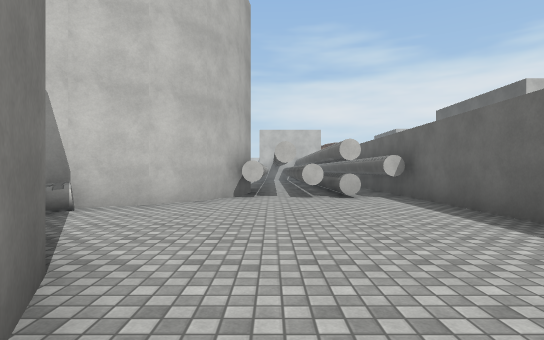
[1] (above)

20 first-person views from a walk through a 3-D level made in the Unity game engine. The camera is 1.3 m above the floor, looks level and sees 80° across. The floor is counted in squares, 2 m on a side. Each view is taken from the middle of a square. On the plan, view 1 faces up. The plan holds only what a view shows up to about 10 squares ahead; the rest is blank. The place goes on beyond the plan. The player character is not drawn. Some surface patterns are stand-ins.

[2]
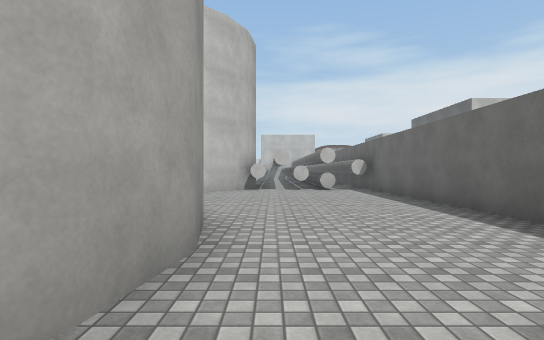

[3]
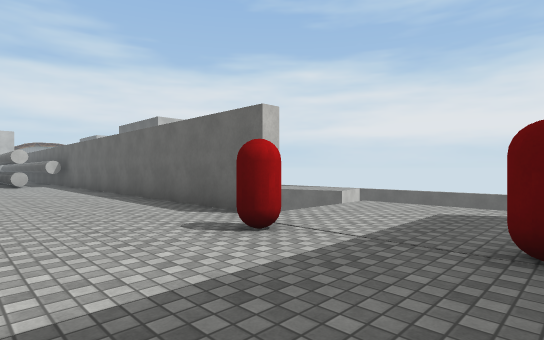

[4]
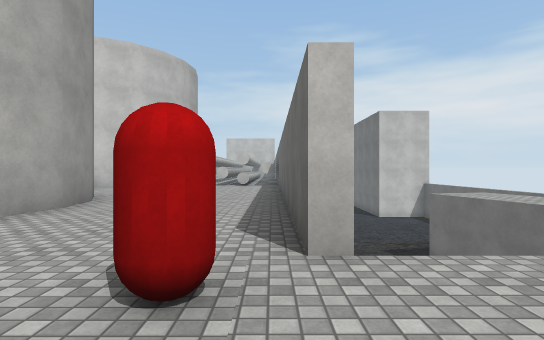

[5]
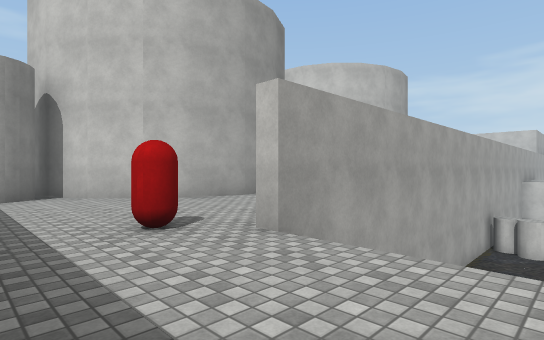

[6]
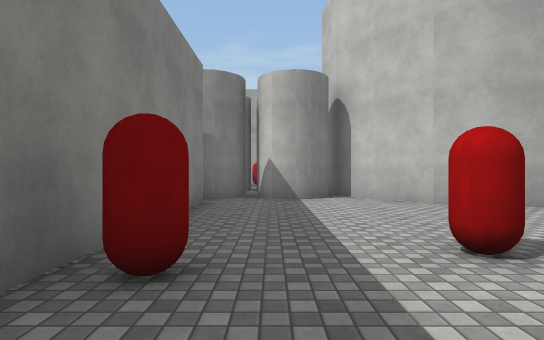

[7]
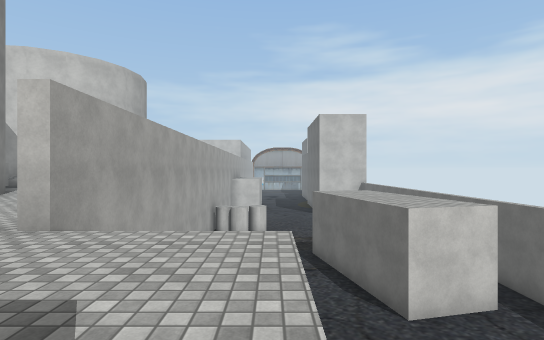

[8]
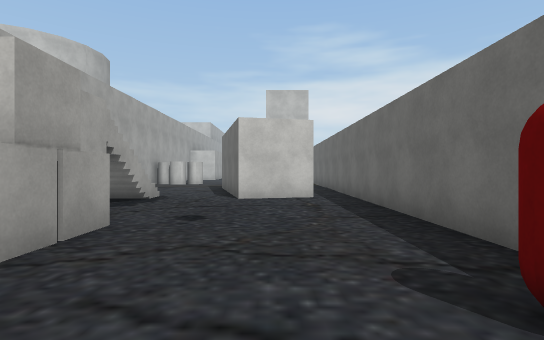

[9]
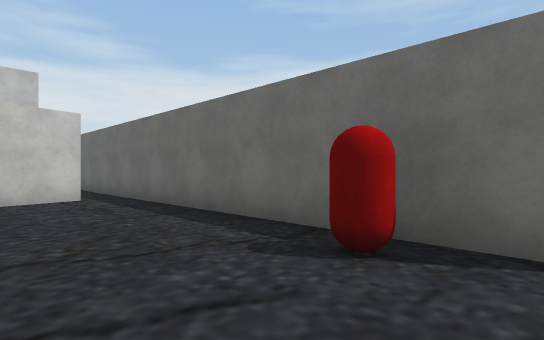

[10]
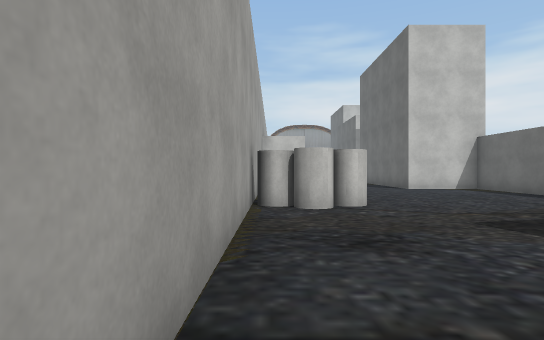

[11]
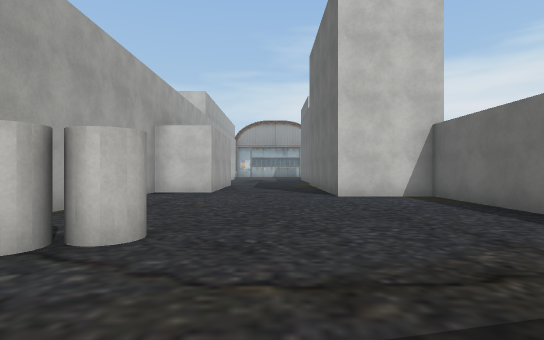

[12]
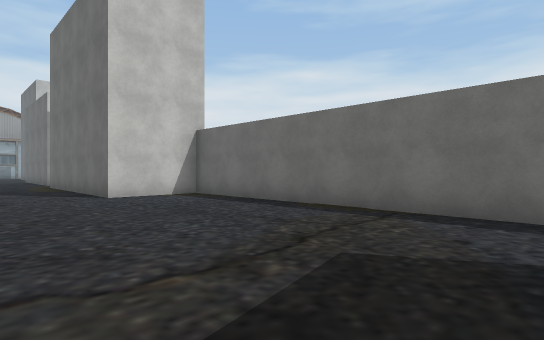

[13]
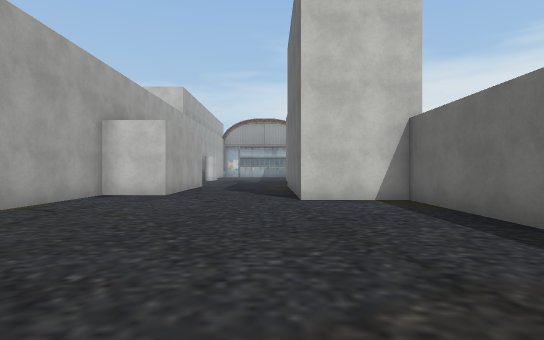

[14]
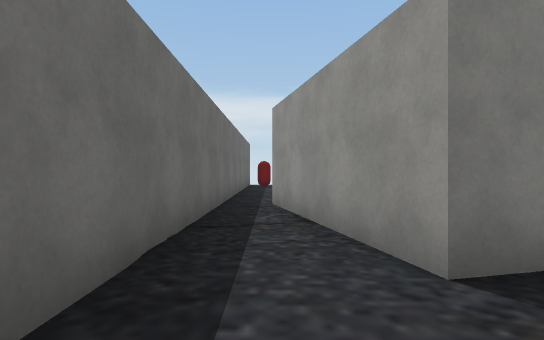

[15]
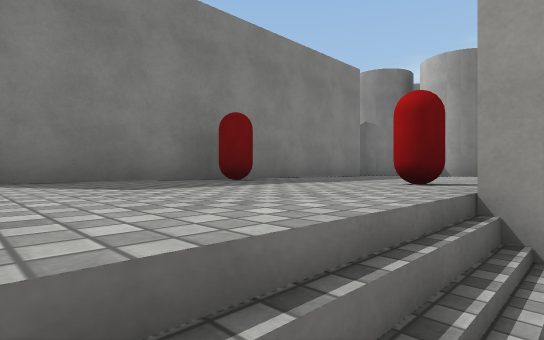

[16]
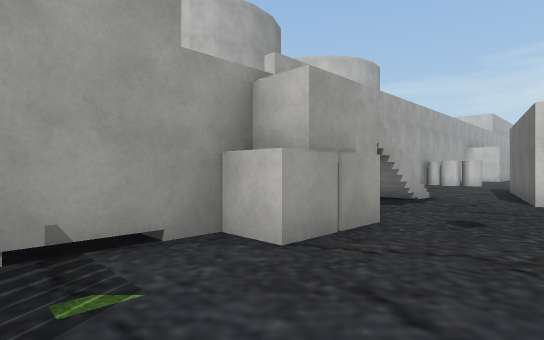

[17]
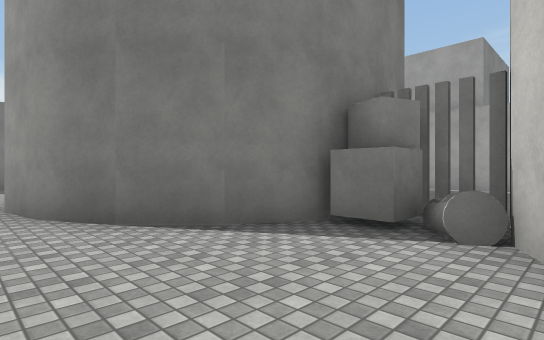

[18]
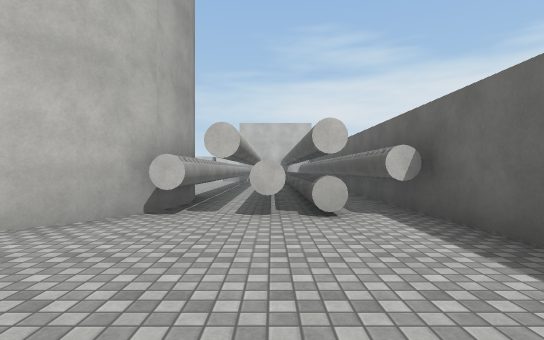

[19]
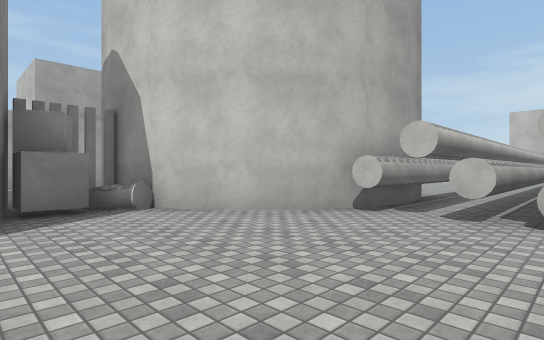

[20]
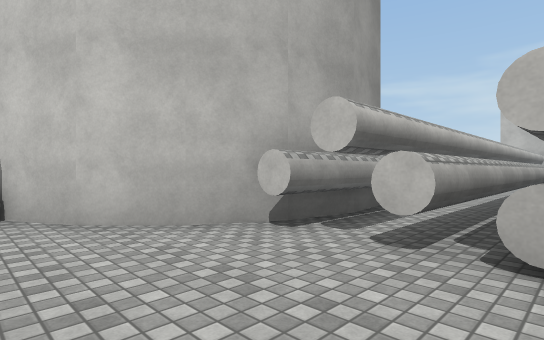

### Floor plan
Key: @ floor where view 1 was taken; # wall or solid block; x gap in a wall; . main floor; : floor 3.75 m higher than the main floor; / step, stairs or slope; ^ raised ledge; O other object.
Columns run from 5 left of view 1 to 11 right of it. Each row starts with its distance up from view 1.
 14      :#  ##...#
 13     #:#####...#
 12     #:###.....#
 11     #:###.....###
 10     #:###.......#
  9     #:###.......#
  8    ##:^##.......#
  7   ##:#::#.......#
  6 ###:::::#OO.....#
  5 #O::::::#.......#
  4 #O::::::#.......#
  3 ###:::::#.....#.#
  2   ##::::#....##.#
  1    ##:::#....##.#
  0     #@::#. ..##.#
 -1     #:::#/ /.##x#
 -2    ##:::#/ /....#
 -3   ##::::#///....#
 -4   #::::O::::....#
 -5   #:::::::::O...#
 -6   #:::::::://...#
 -7   #:::::O:::O...#
 -8   # ########...O#
 -9            #....x

Where each view was taken, in squares from view 1:
view 1: 0 up, 0 right, facing up
view 2: 3 down, 0 right, facing up
view 3: 7 down, 0 right, facing up-right
view 4: 6 down, 3 right, facing up
view 5: 6 down, 6 right, facing up-left
view 6: 6 down, 5 right, facing left
view 7: 7 down, 6 right, facing up
view 8: 9 down, 9 right, facing up
view 9: 9 down, 8 right, facing up-right
view 10: 0 up, 4 right, facing up
view 11: 3 up, 7 right, facing up
view 12: 3 up, 6 right, facing up-right
view 13: 4 up, 8 right, facing up
view 14: 5 up, 10 right, facing down
view 15: 3 down, 6 right, facing down-left
view 16: 9 down, 9 right, facing up-left
view 17: 6 up, 0 right, facing down-left
view 18: 3 up, 1 right, facing up
view 19: 3 up, 2 right, facing up-left
view 20: 5 up, 2 right, facing up-left
